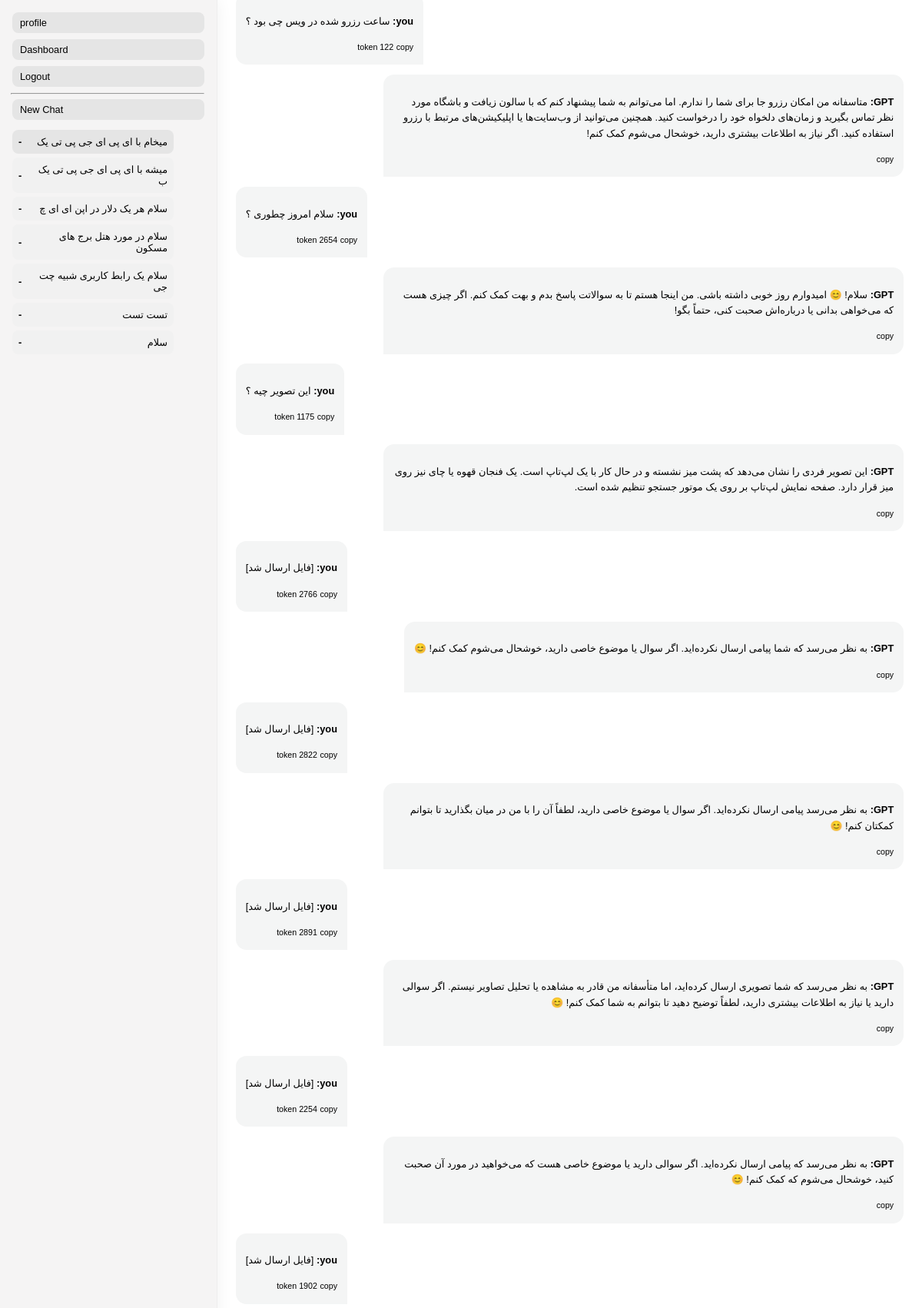
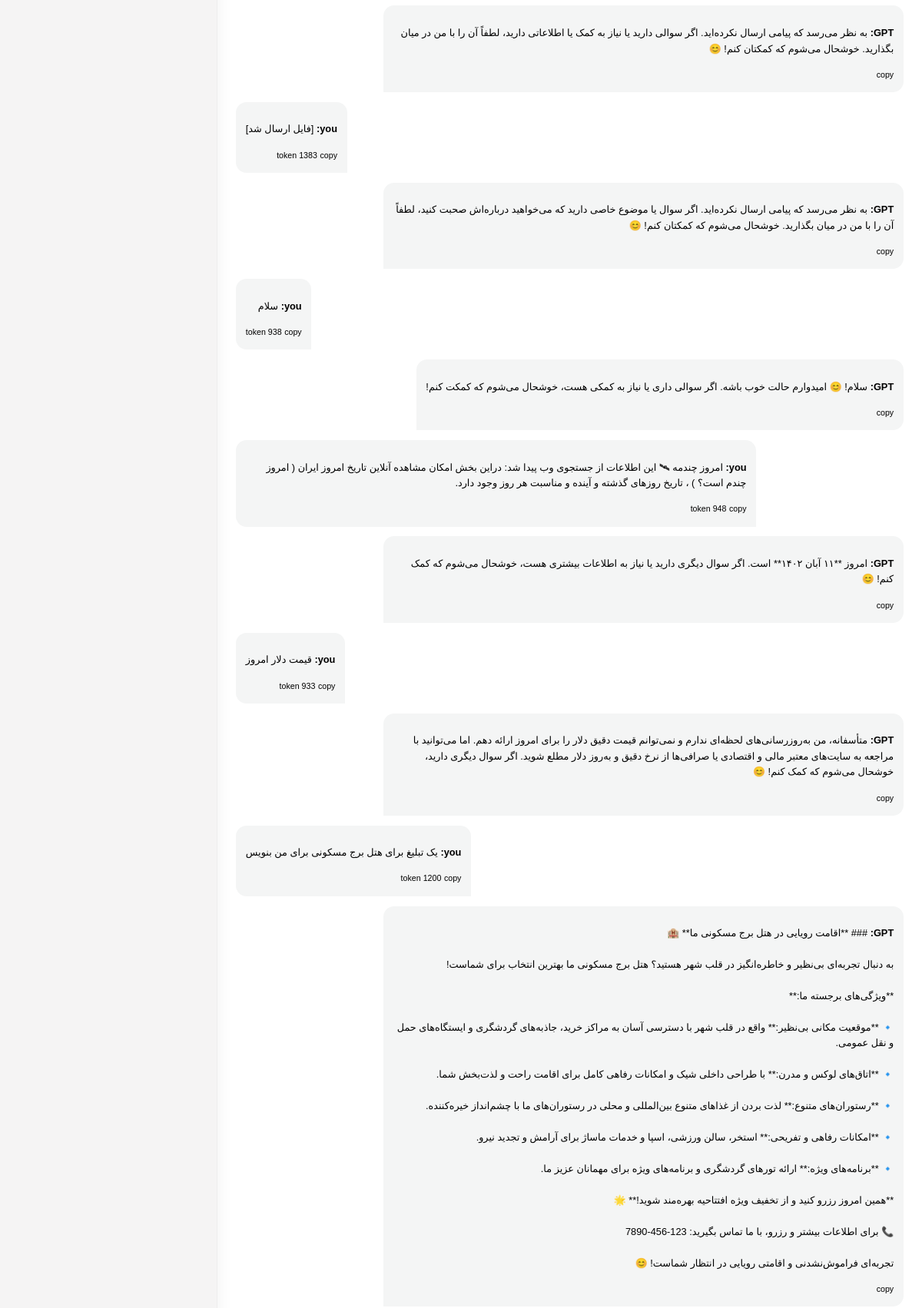
Page /chat/ (signed in, upper part) on the committed database (2 pictures, top to bottom).
### chatgpt_app/models.py (models this page shows, shortened)
class ChatSession(models.Model):
    user = models.ForeignKey(User, on_delete=models.CASCADE)
    title = models.CharField(max_length=100)
    created_at = models.DateTimeField(auto_now_add=True)
    updated_at = models.DateTimeField(auto_now=True)
    assistant_id = models.CharField(max_length=200, null=True, blank=True)
    vector_store_id = models.CharField(max_length=200, null=True, blank=True)

class Message(models.Model):
    user = models.ForeignKey(User, on_delete=models.CASCADE)
    prompt = models.TextField()
    response = models.TextField()
    prompt_tokens = models.IntegerField()
    completion_tokens = models.IntegerField()
    total_tokens = models.IntegerField()
    timestamp = models.DateTimeField(auto_now_add=True)
    session = models.ForeignKey(ChatSession, on_delete=models.CASCADE, related_name='messages', null=True, blank=True)

### chatgpt_app/views.py (the view)
# urls.py: path('chat/', views.chat_view, name='chat'),
@login_required
def chat_view(request):
    session_id = request.GET.get('session_id')
    sessions = ChatSession.objects.filter(user=request.user).order_by('-updated_at')
    if session_id:
        active_session = ChatSession.objects.get(id=session_id, user=request.user)
        messages = Message.objects.filter(session=active_session).order_by('timestamp')
    elif sessions.exists():
        active_session = sessions.first()
        messages = Message.objects.filter(session=active_session).order_by('timestamp')
    else:
        active_session = None
        messages = []
    given_tokens = TokenUsage.objects.filter(user=request.user).aggregate(Sum('tokens'))['tokens__sum'] or 0
    used_tokens = Message.objects.filter(user=request.user).aggregate(Sum('total_tokens'))['total_tokens__sum'] or 0
    remaining_tokens = given_tokens - used_tokens
    return render(request, 'chat.html', {
        'messages': messages,
        'sessions': sessions,
        'active_session': active_session,
        'given_tokens': given_tokens,
        'used_tokens': used_tokens,
        'remaining_tokens': remaining_tokens,
    })

### chatgpt_app/templates/chat.html (shortened to what this page needs)
<!DOCTYPE html>
<html lang="fa">
<head>
    <link href="https://cdn.jsdelivr.net/gh/rastikerdar/vazir-font/dist/font-face.css" rel="stylesheet">
</head>
<body>
    <div class="sidebar">
        <a href="{% url 'user_dashboard' %}" class="new-chat-btn">profile</a>
        <a href="{% url 'dashboard' %}" class="new-chat-btn">Dashboard</a>
        <a href="{% url 'logout' %}" class="new-chat-btn">Logout</a>
        <hr style="width:100%;text-align:left;margin-left:0">
        <a href="{% url 'new_session' %}" class="new-chat-btn">New Chat</a>
        <ul>
            {% for history in sessions %}
            <li data-id="{{ history.id }}"
                style="display: flex; justify-content: space-between; align-items: center; background: {% if active_session and active_session.id == history.id %}#e5e5e5{% else %}#f1f1f1{% endif %}; padding: 8px; border-radius: 8px; margin-bottom: 5px; cursor:pointer;">
                <span onclick="location.href='?session_id={{ history.id }}'"
                      contenteditable="true"
                      onblur="renameSession(this, {{ history.id }})">{{ history.title }}</span>
                <a href="{% url 'delete_session' history.id %}" style="color:#000000; font-weight:bold; text-decoration:none; margin-right:8px;">-</a>
            </li>
            {% empty %}
            <li>No History</li>
            {% endfor %}
        </ul>
    </div>
    <div class="main">
        <div class="chat-window" id="chat-window">
            {% for msg in messages %}
            <div class="message user-message">
                <p><strong>you:</strong> <span class="copy-text">{{ msg.prompt }}</span></p>
                <small>token {{ msg.total_tokens }}</small>
                <small class="copy-btn" onclick="copyText(this)"> copy</small>
            </div>
            <div class="message gpt-message">
                <p><strong>GPT:</strong> <span class="copy-text">{{ msg.response|linebreaksbr }}</span></p>
                <small class="copy-btn" onclick="copyText(this)"> copy</small>
            </div>
            {% endfor %}
        </div>
    </div>
</body>
</html>

### chatgpt_app/templates/chat.html (style rules this page uses)
body { font-family: 'Vazir', sans-serif; margin: 0; display: flex; height: 100vh; background-color: #EEF1DA; direction: rtl; flex-direction: row-reverse; font-size: 0.8rem; }
.sidebar { width: 250px; background-color: #f5f4f4; border-right: 1px solid #eee; padding: 1rem; overflow-y: auto; box-shadow: 0 0 20px rgba(0,0,0,0.06); }
.sidebar a { text-align: left; display: block; }
.new-chat-btn { margin-bottom: 8px; background: #e5e5e5; color: #000000; padding: 6px 10px; text-align: left; border-radius: 8px; text-decoration: none; font-size: 0.8rem; transition: background 0.2s ease, transform 0.1s ease; }
.main { flex: 1; display: flex; flex-direction: column; height: 100vh; overflow: hidden; }
.chat-window { flex: 1 1 auto; padding: 0.8rem 1.5rem; overflow-y: auto; display: flex; flex-direction: column; background: #fff; font-size: 0.8rem; }
.message { max-width: 75%; margin-bottom: 0.8rem; padding: 0.8rem; border-radius: 14px; line-height: 1.6; font-size: 0.8rem; }
.user-message { align-self: flex-end; background-color: #f4f5f5; border-bottom-right-radius: 0; }
.gpt-message { align-self: flex-start; background-color: #f4f5f5; border-bottom-left-radius: 0; }

### rows in the picture
ChatSession: title "میخام با ای پی ای جی پی تی یک"
ChatSession: title "میشه با ای پی ای جی پی تی یک ب"
ChatSession: title "سلام هر یک دلار در اپن ای ای چ"
ChatSession: title "سلام در مورد هتل برج های مسکون"
ChatSession: title "سلام یک رابط کاربری شبیه چت جی"
ChatSession: title "تست تست"
ChatSession: title "سلام"
Message: prompt "ساعت رزرو شده در ویس چی بود ؟", total_tokens "122", response "متاسفانه من امکان رزرو جا برای شما را ندارم. اما می‌توانم به شما پیشنهاد کنم که با سالون زیافت و باشگاه مورد نظر تماس بگیرید و زمان‌های دلخواه خود را درخواست کنید. همچنین می‌توانید از وب‌سایت‌ها یا اپلیکیشن‌های مرتبط با رزرو استفاده کنید. اگر نیاز به اطلاعات بیشتری دارید، خوشحال می‌شوم کمک کنم!"
Message: prompt "سلام امروز چطوری ؟", total_tokens "2654", response "سلام! 😊 امیدوارم روز خوبی داشته باشی. من اینجا هستم تا به سوالاتت پاسخ بدم و بهت کمک کنم. اگر چیزی هست که می‌خواهی بدانی یا درباره‌اش صحبت کنی، حتماً بگو!"
Message: prompt "این تصویر چیه ؟", total_tokens "1175", response "این تصویر فردی را نشان می‌دهد که پشت میز نشسته و در حال کار با یک لپ‌تاپ است. یک فنجان قهوه یا چای نیز روی میز قرار دارد. صفحه نمایش لپ‌تاپ بر روی یک موتور جستجو تنظیم شده است."
Message: prompt "[فایل ارسال شد]", total_tokens "2766", response "به نظر می‌رسد که شما پیامی ارسال نکرده‌اید. اگر سوال یا موضوع خاصی دارید، خوشحال می‌شوم کمک کنم! 😊"
Message: prompt "[فایل ارسال شد]", total_tokens "2822", response "به نظر می‌رسد پیامی ارسال نکرده‌اید. اگر سوال یا موضوع خاصی دارید، لطفاً آن را با من در میان بگذارید تا بتوانم کمکتان کنم! 😊"
Message: prompt "[فایل ارسال شد]", total_tokens "2891", response "به نظر می‌رسد که شما تصویری ارسال کرده‌اید، اما متأسفانه من قادر به مشاهده یا تحلیل تصاویر نیستم. اگر سوالی دارید یا نیاز به اطلاعات بیشتری دارید، لطفاً توضیح دهید تا بتوانم به شما کمک کنم! 😊"
Message: prompt "[فایل ارسال شد]", total_tokens "2254", response "به نظر می‌رسد که پیامی ارسال نکرده‌اید. اگر سوالی دارید یا موضوع خاصی هست که می‌خواهید در مورد آن صحبت کنید، خوشحال می‌شوم که کمک کنم! 😊"
Message: prompt "[فایل ارسال شد]", total_tokens "1902", response "به نظر می‌رسد که پیامی ارسال نکرده‌اید. اگر سوالی دارید یا نیاز به کمک یا اطلاعاتی دارید، لطفاً آن را با من در میان بگذارید. خوشحال می‌شوم که کمکتان کنم! 😊"
Message: prompt "[فایل ارسال شد]", total_tokens "1383", response "به نظر می‌رسد که پیامی ارسال نکرده‌اید. اگر سوال یا موضوع خاصی دارید که می‌خواهید درباره‌اش صحبت کنید، لطفاً آن را با من در میان بگذارید. خوشحال می‌شوم که کمکتان کنم! 😊"
Message: prompt "سلام", total_tokens "938", response "سلام! 😊 امیدوارم حالت خوب باشه. اگر سوالی داری یا نیاز به کمکی هست، خوشحال می‌شوم که کمکت کنم!"
Message: prompt "امروز چندمه 🛰 این اطلاعات از جستجوی وب پیدا شد: دراین بخش امکان مشاهده آنلاین تاریخ امروز ایران ( امروز چندم است؟ ) ، تاریخ روزهای گذشته و آینده و مناسبت هر روز وجود دارد.", total_tokens "948", response "امروز **۱۱ آبان ۱۴۰۲** است. اگر سوال دیگری دارید یا نیاز به اطلاعات بیشتری هست، خوشحال می‌شوم که کمک کنم! 😊"
Message: prompt "قیمت دلار امروز", total_tokens "933", response "متأسفانه، من به‌روزرسانی‌های لحظه‌ای ندارم و نمی‌توانم قیمت دقیق دلار را برای امروز ارائه دهم. اما می‌توانید با مراجعه به سایت‌های معتبر مالی و اقتصادی یا صرافی‌ها از نرخ دقیق و به‌روز دلار مطلع شوید. اگر سوال دیگری دارید، خوشحال می‌شوم که کمک کنم! 😊"
Message: prompt "یک تبلیغ برای هتل برج مسکونی برای من بنویس", total_tokens "1200", response "### **اقامت رویایی در هتل برج مسکونی ما** 🏨 به دنبال تجربه‌ای بی‌نظیر و خاطره‌انگیز در قلب شهر هستید؟ هتل برج مسکونی ما بهترین انتخاب برای شماست! **ویژگی‌های برجسته ما:** 🔹 **موقعیت مکانی بی‌نظیر:** واقع در قلب شهر با دسترسی آسان به مراکز خرید، جاذبه‌های گردشگری و ایستگاه‌های حمل و نقل عمومی. 🔹 **اتاق‌های لوکس و مدرن:** با طراحی داخلی شیک و امکانات رفاهی کامل برای اقامت راحت و لذت‌بخش شما. 🔹 **رستوران‌های متنوع:** لذت بردن از غذاهای متنوع بین‌المللی و محلی در رستوران‌های ما با چشم‌انداز خیره‌کننده. 🔹 **امکانات رفاهی و تفریحی:** استخر، سالن ورزشی، اسپا و خدمات ماساژ برای آرامش و تجدید نیرو. 🔹 **برنامه‌های ویژه:** ارائه تورهای گردشگری و برنامه‌های ویژه برای مهمانان عزیز ما. **همین امروز رزرو…"
